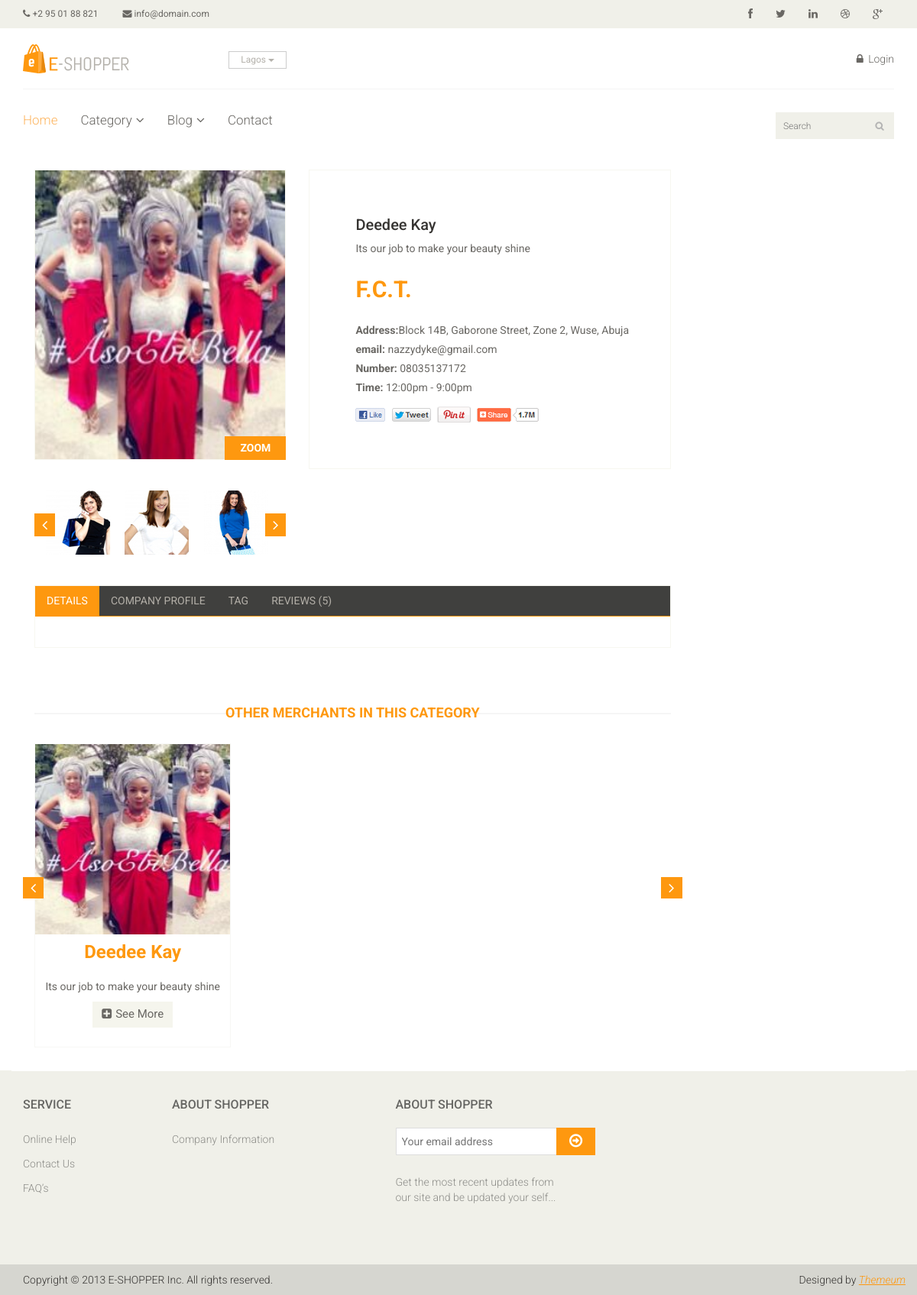
The app's page /detail/2 with its own data.
### model.py (models this page shows)
class Merchant(Base):
	__tablename__ = 'merchant'
	id = Column(Integer, primary_key=True)
	name = Column(String (100), nullable=False)
	address = Column(String(255), nullable=False)
	lga = Column(String(120), nullable=False)
	state = Column(String(25), nullable=False)
	category = Column(String(50), nullable=False)
	website = Column(String(80))
	short_desc = Column(String(100))
	long_desc = Column(String(255))
	open_time = Column(String(5))
	close_time = Column(String(5))
	img = Column(String(255))

class Email(Base):
	__tablename__ = 'email'
	id = Column(Integer, primary_key=True)
	merchant_id = Column(Integer, ForeignKey('merchant.id'))
	email = Column(String(50))
	merchant = relationship(Merchant)

class PhoneNos(Base):
	__tablename__ = 'phonenos'
	id = Column(Integer, primary_key=True)
	merchant_id = Column(Integer, ForeignKey('merchant.id'))
	phone_no = Column(String(15))
	merchant = relationship(Merchant)

### run.py (the view)
@app.route('/detail/<int:merchant_id>')
def detail(merchant_id):
    record = session.query(Merchant).filter_by(id = merchant_id).first()
    emails = session.query(Email).filter_by(id = merchant_id).all()
    phoneNos = session.query(PhoneNos).filter_by(id = merchant_id).all()
    images = session.query(Images).filter_by(id = merchant_id).all()
    merchantsInSameCategory = session.query(Merchant).filter_by(category = \
     record.category).all()
    categoryCount = session.query(CategoryClicksCount).filter_by(name = \
        record.category).first()
    categoryCount.count += 1
    session.add(categoryCount)
    viewsCount = session.query(MerchantViewsCount).filter_by(id = \
        merchant_id).first()
    viewsCount.viewsCount += 1
    session.add(viewsCount)
    session.commit()
    return render_template('merchant-details.html',
                            selectedMerchant=record,
                            emails=emails,
                            phoneNos=phoneNos,
                            images=images,
                            merchantsInSameCategory=merchantsInSameCategory)

### templates/merchant-details.html (shortened to what this page needs)
<!DOCTYPE html>
<html>
<head>
    <link href="{{ url_for('static', filename='css/bootstrap.min.css') }}" rel="stylesheet">
    <link href="{{ url_for('static', filename='css/font-awesome.min.css') }}" rel="stylesheet">
    <link href="{{ url_for('static', filename='css/prettyPhoto.css') }}" rel="stylesheet">
    <link href="{{ url_for('static', filename='css/price-range.css') }}" rel="stylesheet">
    <link href="{{ url_for('static', filename='css/animate.css') }}" rel="stylesheet">
	<link href="{{ url_for('static', filename='css/main.css') }}" rel="stylesheet">
	<link href="{{ url_for('static', filename='css/responsive.css') }}" rel="stylesheet">
</head>
<body>
	<header id="header">
		<div class="header_top">
			<div class="container">
				<div class="row">
					<div class="col-sm-6">
						<div class="contactinfo">
							<ul class="nav nav-pills">
								<li><a href="#"><i class="fa fa-phone"></i> +2 95 01 88 821</a></li>
								<li><a href="#"><i class="fa fa-envelope"></i> info@domain.com</a></li>
							</ul>
						</div>
					</div>
					<div class="col-sm-6">
						<div class="social-icons pull-right">
							<ul class="nav navbar-nav">
								<li><a href="#"><i class="fa fa-facebook"></i></a></li>
								<li><a href="#"><i class="fa fa-twitter"></i></a></li>
								<li><a href="#"><i class="fa fa-linkedin"></i></a></li>
								<li><a href="#"><i class="fa fa-dribbble"></i></a></li>
								<li><a href="#"><i class="fa fa-google-plus"></i></a></li>
							</ul>
						</div>
					</div>
				</div>
			</div>
		</div>
		<div class="header-middle">
			<div class="container">
				<div class="row">
					<div class="col-sm-4">
						<div class="logo pull-left">
							<a href="index.html"><img src="{{ url_for('static', filename='images/home/logo.png') }}" alt="" /></a>
						</div>
						<div class="btn-group pull-right">
							<div class="btn-group">
								<button type="button" class="btn btn-default dropdown-toggle usa" data-toggle="dropdown">
									Lagos
									<span class="caret"></span>
								</button>
							</div>
						</div>
					</div>
					<div class="col-sm-8">
						<div class="shop-menu pull-right">
							<ul class="nav navbar-nav">
								<li><a href="login.html"><i class="fa fa-lock"></i> Login</a></li>
							</ul>
						</div>
					</div>
				</div>
			</div>
		</div>
		<div class="header-bottom">
			<div class="container">
				<div class="row">
					<div class="col-sm-9">
						<div class="mainmenu pull-left">
							<ul class="nav navbar-nav collapse navbar-collapse">
								<li><a href="{{ url_for('home') }}" class="active">Home</a></li>
								<li class="dropdown"><a href="#">Category<i class="fa fa-angle-down"></i></a>
                                </li>
								<li class="dropdown"><a href="#">Blog<i class="fa fa-angle-down"></i></a>
                                </li>
								<li><a href="contact-us.html">Contact</a></li>
							</ul>
						</div>
					</div>
					<div class="col-sm-3">
						<form method="get" action="{{ url_for('search') }}" role="search">
							<div class="search_box pull-right">
								<input type="text" name="search" placeholder="Search"/>
							</div>
						</form>
					</div>
				</div>
			</div>
		</div>
	</header>
	<section>
		<div class="container">
			<div class="row">
				<div class="col-sm-9 padding-right">
					<div class="product-details">
						<div class="col-sm-5">
							<div class="view-product">
								<img src="{{ url_for('static', filename= selectedMerchant.img) }}" alt="" />
								<h3>ZOOM</h3>
							</div>
							<div id="similar-product" class="carousel slide" data-ride="carousel">
								    <div class="carousel-inner">
										<div class="item active">
										  <a href=""><img src="{{ url_for('static', filename='images/product-details/similar1.jpg') }}" alt=""></a>
										  <a href=""><img src="{{ url_for('static', filename='images/product-details/similar2.jpg') }}" alt=""></a>
										  <a href=""><img src="{{ url_for('static', filename='images/product-details/similar3.jpg') }}" alt=""></a>
										</div>
									</div>
								  <a class="left item-control" href="#similar-product" data-slide="prev">
									<i class="fa fa-angle-left"></i>
								  </a>
								  <a class="right item-control" href="#similar-product" data-slide="next">
									<i class="fa fa-angle-right"></i>
								  </a>
							</div>
						</div>
						<div class="col-sm-7">
							<div class="product-information">
								<h2>{{ selectedMerchant.name }}</h2>
								<p>{{ selectedMerchant.short_desc }}</p>
								<span>
									<span>{{ selectedMerchant.state }}</span>
								</span>
								<p><b>Address:</b>{{ selectedMerchant.address }}</p>
								{% for email in emails %}
									<p><b>email:</b> {{ email.email }}</p>
								{% endfor %}
								{% for phoneNo in phoneNos %}
									<p><b>Number:</b> {{ phoneNo.phone_no }}</p>
								{% endfor %}
								<p><b>Time:</b> {{ selectedMerchant.open_time}} - {{selectedMerchant.close_time }}</p>
								<a href=""><img src="{{ url_for('static', filename='images/product-details/share.png') }}" class="share img-responsive"  alt="" /></a>
							</div>
						</div>
					</div>
					<div class="category-tab shop-details-tab">
						<div class="col-sm-12">
							<ul class="nav nav-tabs">
								<li class="active"><a href="#details" data-toggle="tab">Details</a></li>
								<li><a href="#companyprofile" data-toggle="tab">Company Profile</a></li>
								<li><a href="#tag" data-toggle="tab">Tag</a></li>
								<li><a href="#reviews" data-toggle="tab">Reviews (5)</a></li>
							</ul>
						</div>
					</div>
					{% if merchantsInSameCategory %}
						<div class="recommended_items">
							<h2 class="title text-center">Other merchants in this category</h2>
							<div id="recommended-item-carousel" class="carousel slide" data-ride="carousel">
								<div class="carousel-inner">
									<div class="item active">
									{% for merchant in merchantsInSameCategory %}
										<div class="col-sm-4">
											<div class="product-image-wrapper">
												<div class="single-products">
													<div class="productinfo text-center">
														<img src="{{ url_for('static', filename=merchant.img) }}" alt="" />
														<h2>{{ merchant.name }}</h2>
														<p>{{ merchant.short_desc }}</p>
														<a href="#" class="btn btn-default add-to-cart"><i class="fa fa-plus-square"></i>See More</a>
													</div>
												</div>
											</div>
										</div>
									{% endfor %}
									</div>
								</div>
								<a class="left recommended-item-control" href="#recommended-item-carousel" data-slide="prev">
									<i class="fa fa-angle-left"></i>
								</a>
								<a class="right recommended-item-control" href="#recommended-item-carousel" data-slide="next">
									<i class="fa fa-angle-right"></i>
								</a>
							</div>
						</div>
					{% endif %}
				</div>
			</div>
		</div>
	</section>
	<footer id="footer">
		<div class="footer-widget">
			<div class="container">
				<div class="row">
					<div class="col-sm-2">
						<div class="single-widget">
							<h2>Service</h2>
							<ul class="nav nav-pills nav-stacked">
								<li><a href="#">Online Help</a></li>
								<li><a href="#">Contact Us</a></li>
								<li><a href="#">FAQ’s</a></li>
							</ul>
						</div>
					</div>
					<div class="col-sm-2">
						<div class="single-widget">
							<h2>About Shopper</h2>
							<ul class="nav nav-pills nav-stacked">
								<li><a href="#">Company Information</a></li>
							</ul>
						</div>
					</div>
					<div class="col-sm-3 col-sm-offset-1">
						<div class="single-widget">
							<h2>About Shopper</h2>
							<form action="#" class="searchform">
								<input type="text" placeholder="Your email address" />
								<button type="submit" class="btn btn-default"><i class="fa fa-arrow-circle-o-right"></i></button>
								<p>Get the most recent updates from <br />our site and be updated your self...</p>
							</form>
						</div>
					</div>
				</div>
			</div>
		</div>
		<div class="footer-bottom">
			<div class="container">
				<div class="row">
					<p class="pull-left">Copyright © 2013 E-SHOPPER Inc. All rights reserved.</p>
					<p class="pull-right">Designed by <span><a target="_blank" href="http://www.themeum.com">Themeum</a></span></p>
				</div>
			</div>
		</div>
	</footer>
</body>
</html>

### records on screen
Merchant: img (picture), name "Deedee Kay", short_desc "Its our job to make your beauty shine", state "F.C.T.", address "Block 14B, Gaborone Street, Zone 2, Wuse, Abuja", open_time "12:00pm", close_time "9:00pm"
Email: email "nazzydyke@gmail.com"
PhoneNos: phone_no "08035137172"
